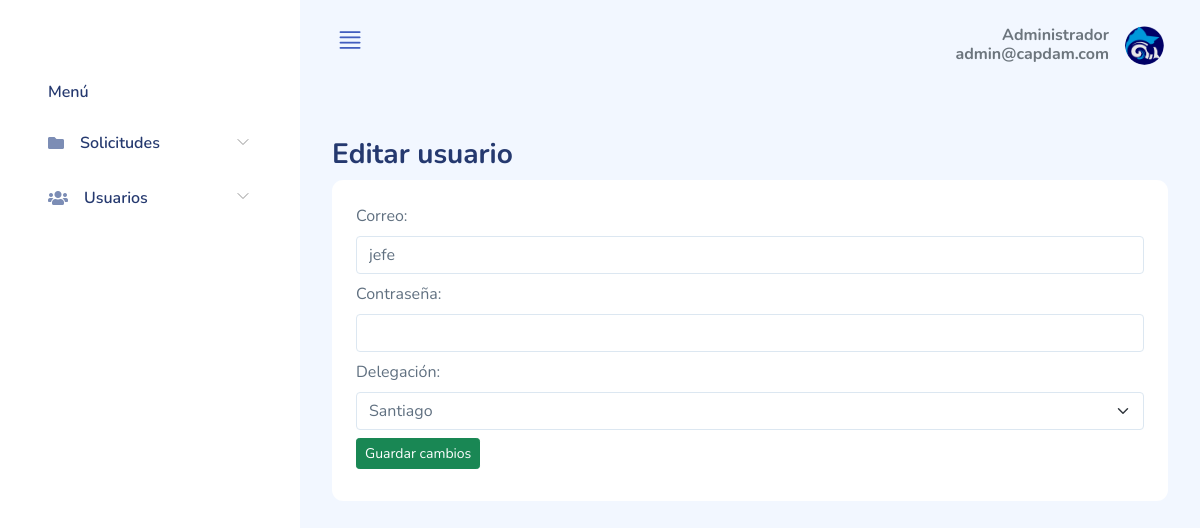
Before: /admin/editar_usuario.php?usuario=20 (signed in) with the older database file.
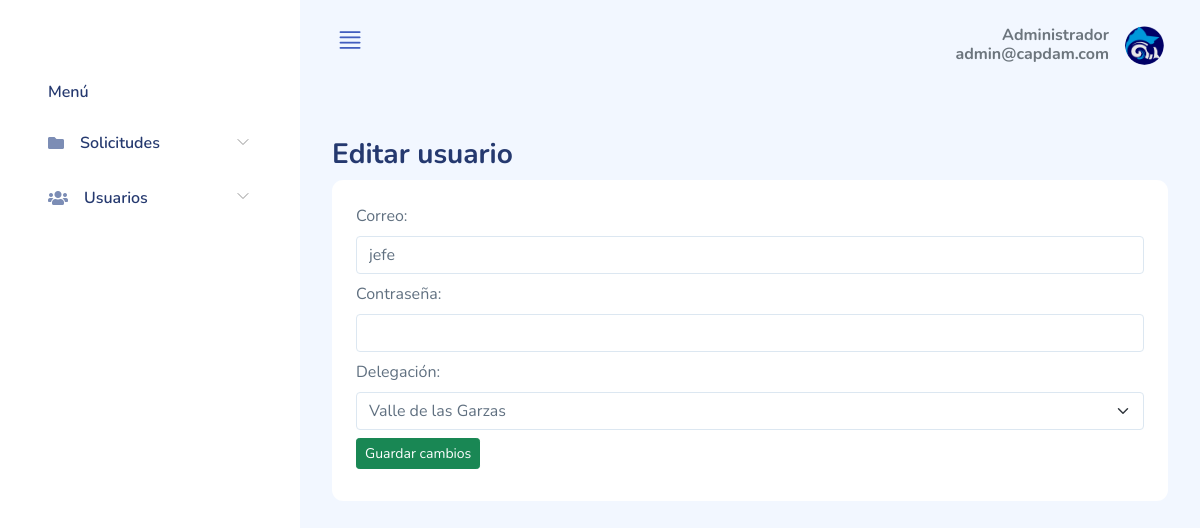
After: the same page with the newer database file.
### tables this page shows
CREATE TABLE `usuarios` (
  `id_usuario` int(11) NOT NULL,
  `correo` varchar(30) NOT NULL,
  `password` varchar(120) NOT NULL,
  `rol` int(11) NOT NULL,
  `delegacion` int(11) DEFAULT NULL
);

CREATE TABLE `delegaciones` (
  `id_delegacion` int(11) NOT NULL,
  `delegacion` varchar(80) NOT NULL
);

### php/conexion.php (called while the page is built, shortened)
<?php
  class Conexion {
    function connect(){
      try{
        $conexion = "mysql:host=localhost; dbname=contratos; charset=utf8mb4";
        return $pdo = new PDO($conexion, "root", "");
      } catch (PDOException $err){
        print_r($err->getMessage());
      }
    }
  }
?>

### admin/editar_usuario.php (the view, shortened to what the changed rows need)
<?php
include_once '../php/conexion.php';
$conexion = new Conexion();
?>
<!DOCTYPE html>
<html lang="es">
<head>
  <link rel="stylesheet" href="../assets/css/bootstrap.css">
  <link rel="stylesheet" href="../assets/vendors/perfect-scrollbar/perfect-scrollbar.css">
  <link rel="stylesheet" href="../assets/vendors/bootstrap-icons/bootstrap-icons.css">
  <link rel="stylesheet" href="../assets/css/app.css">
  <link rel="stylesheet" href="../assets/vendors/simple-datatables/style.css">
  <link rel="stylesheet" href="https://cdnjs.cloudflare.com/ajax/libs/font-awesome/5.15.3/css/all.min.css" />
  <link rel="stylesheet" href="../assets/vendors/sweetalert2/sweetalert2.min.css">
</head>
<body>
  <div id="app">
    <div id="main" class='layout-navbar'>
      <div id="main-content">
        <div class="page-heading">
          <section class="section">
            <div class="card">
              <div class="card-body">
                <form id="editUser">
                  <?php
                  $user = $conexion->connect()->query("SELECT * FROM usuarios WHERE id_usuario = " . $_GET['usuario']);
                  $user->execute();
                  $userRow = $user->fetch();
                  if ($userRow['delegacion'] != null and $userRow['delegacion'] != 0) {
                    $del = $conexion->connect()->query("SELECT * FROM delegaciones WHERE id_delegacion = " . $userRow['delegacion']);
                    $del->execute();
                    $delRow = $del->fetch();
                  }
                  ?>
                  <div class="row">
                    <div class="col-sm-12 mb-2">
                      <label for="" class="form-label">Correo:</label>
                      <input type="text" name="correo" value="<?php echo $userRow['correo']; ?>" class="form-control">
                    </div>
                    <div class="col-sm-12 mb-2">
                      <?php
                      if ($userRow['delegacion'] != null AND $userRow['delegacion'] != 0) {
                      ?>
                        <label for="" class="form-label">Delegación:</label>
                        <select name="delegacion" class="form-select" required>
                          <?php
                          if ($userRow['delegacion'] == null) {
                            echo '<option value="0" selected>Seleccione una delegación</option>';
                          } else {
                            echo '<option value="' . $userRow['delegacion'] . '" selected>' . $delRow['delegacion'] . '</option>';
                          }
                          ?>
                        </select>
                      <?php } ?>
                    </div>
                  </div>
                </form>
              </div>
            </div>
          </section>
        </div>
      </div>
    </div>
  </div>
</body>
</html>

Changed rows visible on the page:
changed usuarios "jefe": delegacion "Santiago" → "Valle de las Garzas"
